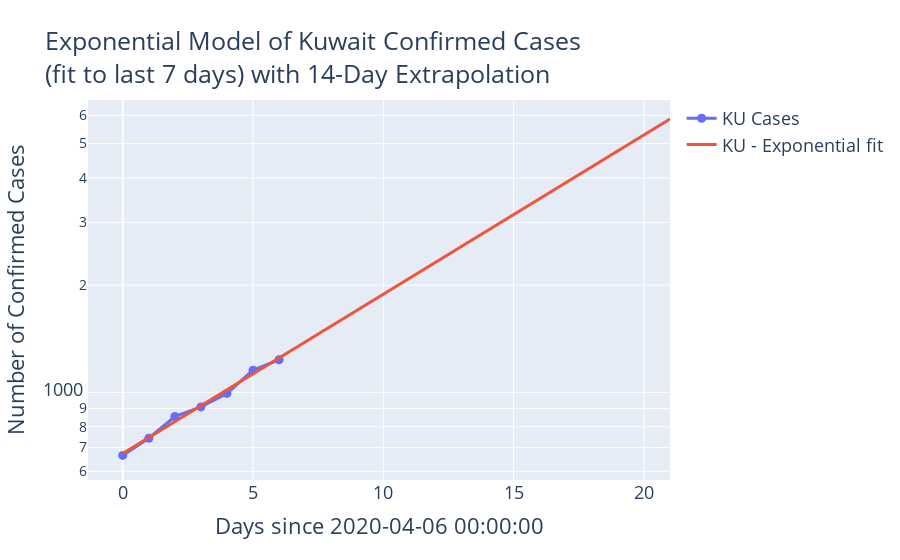

Notebook source saved alongside this figure:
### Code cell
#hide_input

from sklearn.linear_model import LinearRegression

us_growth_rates = {}


n_days_to_fit = 7
confirmed_us_df = confirmed_by_country_df[(confirmed_by_country_df['Country'] == 'Kuwait') & (confirmed_by_country_df['Date'] >= (np.datetime64('today') - np.timedelta64(n_days_to_fit,'D')))]

x = (confirmed_us_df['Date'] - confirmed_us_df['Date'].min()).dt.days.to_numpy().reshape(-1, 1)
y = np.log(confirmed_us_df['Confirmed'])
reg = LinearRegression().fit(x, y)
print(f"Model fit score: {reg.score(x, y):.2f}")
print(f"Growth rate: {reg.coef_[0]:.3f}")
us_growth_rates[n_days_to_fit] = reg.coef_[0]

fig = go.Figure()

fig.add_trace(
    go.Scatter(
        x=x[:,0],
        y=np.exp(y),
        name='KU Cases'
    )
)

xx = np.linspace(0, len(x[:,0]) + 14, 100)  # Forecast 14 days out
yy = reg.predict(xx.reshape(-1,1))

fig.add_trace(
    go.Scatter(
        x=xx,
        y=np.exp(yy),
        name='KU - Exponential fit',
        mode='lines',
    )
)

fig.update_layout(
    title=f"Exponential Model of Kuwait Confirmed Cases<br>(fit to last {n_days_to_fit} days) with 14-Day Extrapolation",
    xaxis_title=f"Days since {confirmed_us_df['Date'].min()}",
    yaxis_title="Number of Confirmed Cases",
    yaxis_type="log",
    #**k_layout_kwargs,
)

fig.show()

### Figure 1 — Plotly figure (JSON) as saved in the notebook; plotly's stock layout.template omitted (floating-point values rounded to 4 significant figures)
{"data": [{"name": "KU Cases", "type": "scatter", "x": [0, 1, 2, 3, 4, 5, 6], "y": [665, 743, 855.0, 910.0, 993.0, 1154.0, 1234.0]}, {"mode": "lines", "name": "KU - Exponential fit", "type": "scatter", "x": [0, 0.2121, 0.4242, 0.6364, 0.8485, 1.061, 1.273, 1.485, 1.697, 1.909, 2.121, 2.333, 2.545, 2.758, 2.97, 3.182, 3.394, 3.606, 3.818, 4.03, 4.242, 4.455, 4.667, 4.879, 5.091, 5.303, 5.515, 5.727, 5.939, 6.152, 6.364, 6.576, 6.788, 7, 7.212, 7.424, 7.636, 7.848, 8.061, 8.273, 8.485, 8.697, 8.909, 9.121, 9.333, 9.545, 9.758, 9.97, 10.18, 10.39, 10.61, 10.82, 11.03, 11.24, 11.45, 11.67, 11.88, 12.09, 12.3, 12.52, 12.73, 12.94, 13.15, 13.36, 13.58, 13.79, 14, 14.21, 14.42, 14.64, 14.85, 15.06, 15.27, 15.48, 15.7, 15.91, 16.12, 16.33, 16.55, 16.76, 16.97, 17.18, 17.39, 17.61, 17.82, 18.03, 18.24, 18.45, 18.67, 18.88, 19.09, 19.3, 19.52, 19.73, 19.94, 20.15, 20.36, 20.58, 20.79, 21], "y": [672.9, 687.8, 703.0, 718.5, 734.4, 750.6, 767.2, 784.1, 801.5, 819.2, 837.3, 855.8, 874.7, 894.0, 913.8, 933.9, 954.6, 975.7, 997.2, 1019.0, 1042.0, 1065.0, 1088.0, 1112.0, 1137.0, 1162.0, 1188.0, 1214.0, 1241.0, 1268.0, 1296.0, 1325.0, 1354.0, 1384.0, 1415.0, 1446.0, 1478.0, 1511.0, 1544.0, 1578.0, 1613.0, 1649.0, 1685.0, 1722.0, 1760.0, 1799.0, 1839.0, 1880.0, 1921.0, 1964.0, 2007.0, 2051.0, 2097.0, 2143.0, 2190.0, 2239.0, 2288.0, 2339.0, 2390.0, 2443.0, 2497.0, 2552.0, 2609.0, 2666.0, 2725.0, 2785.0, 2847.0, 2910.0, 2974.0, 3040.0, 3107.0, 3176.0, 3246.0, 3318.0, 3391.0, 3466.0, 3543.0, 3621.0, 3701.0, 3783.0, 3866.0, 3952.0, 4039.0, 4128.0, 4219.0, 4313.0, 4408.0, 4505.0, 4605.0, 4707.0, 4811.0, 4917.0, 5025.0, 5137.0, 5250.0, 5366.0, 5485.0, 5606.0, 5730.0, 5856.0]}], "layout": {"title": {"text": "Exponential Model of Kuwait Confirmed Cases<br>(fit to last 7 days) with 14-Day Extrapolation"}, "xaxis": {"autorange": true, "range": [-1.451, 21], "title": {"text": "Days since 2020-04-06 00:00:00"}, "type": "linear"}, "yaxis": {"autorange": true, "range": [2.747, 3.821], "title": {"text": "Number of Confirmed Cases"}, "type": "log"}}}
